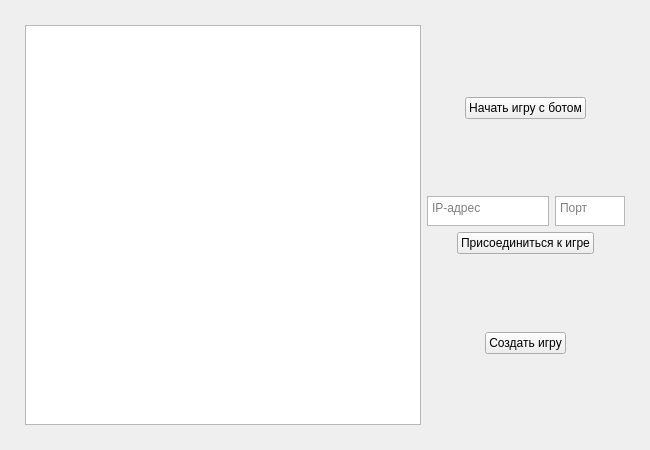
<?xml version="1.0" encoding="UTF-8"?>
<ui version="4.0">
 <class>InitGame</class>
 <widget class="QMainWindow" name="InitGame">
  <property name="geometry">
   <rect>
    <x>0</x>
    <y>0</y>
    <width>650</width>
    <height>450</height>
   </rect>
  </property>
  <property name="windowTitle">
   <string>Морской Бой</string>
  </property>
  <property name="windowIcon">
   <iconset resource="../../resources.qrc">
    <normaloff>:/src/assets/icon.png</normaloff>:/src/assets/icon.png</iconset>
  </property>
  <widget class="QWidget" name="centralwidget">
   <widget class="QWidget" name="horizontalLayoutWidget">
    <property name="geometry">
     <rect>
      <x>25</x>
      <y>25</y>
      <width>600</width>
      <height>400</height>
     </rect>
    </property>
    <layout class="QHBoxLayout" name="horizontalLayout" stretch="2,1">
     <item>
      <widget class="QGraphicsView" name="field">
       <property name="sizePolicy">
        <sizepolicy hsizetype="Maximum" vsizetype="Maximum">
         <horstretch>0</horstretch>
         <verstretch>0</verstretch>
        </sizepolicy>
       </property>
       <property name="maximumSize">
        <size>
         <width>600</width>
         <height>400</height>
        </size>
       </property>
       <property name="verticalScrollBarPolicy">
        <enum>Qt::ScrollBarAlwaysOff</enum>
       </property>
       <property name="horizontalScrollBarPolicy">
        <enum>Qt::ScrollBarAlwaysOff</enum>
       </property>
      </widget>
     </item>
     <item>
      <layout class="QVBoxLayout" name="verticalLayout">
       <item>
        <spacer name="verticalSpacer">
         <property name="orientation">
          <enum>Qt::Vertical</enum>
         </property>
         <property name="sizeHint" stdset="0">
          <size>
           <width>20</width>
           <height>40</height>
          </size>
         </property>
        </spacer>
       </item>
       <item alignment="Qt::AlignHCenter">
        <widget class="QPushButton" name="begin_bot">
         <property name="sizePolicy">
          <sizepolicy hsizetype="Maximum" vsizetype="Fixed">
           <horstretch>0</horstretch>
           <verstretch>0</verstretch>
          </sizepolicy>
         </property>
         <property name="layoutDirection">
          <enum>Qt::LeftToRight</enum>
         </property>
         <property name="text">
          <string>Начать игру с ботом</string>
         </property>
        </widget>
       </item>
       <item>
        <spacer name="verticalSpacer_3">
         <property name="orientation">
          <enum>Qt::Vertical</enum>
         </property>
         <property name="sizeHint" stdset="0">
          <size>
           <width>20</width>
           <height>40</height>
          </size>
         </property>
        </spacer>
       </item>
       <item>
        <layout class="QHBoxLayout" name="horizontalLayout_2" stretch="2,1">
         <item>
          <widget class="QTextEdit" name="join_ip">
           <property name="sizePolicy">
            <sizepolicy hsizetype="Preferred" vsizetype="Maximum">
             <horstretch>0</horstretch>
             <verstretch>0</verstretch>
            </sizepolicy>
           </property>
           <property name="maximumSize">
            <size>
             <width>16777215</width>
             <height>30</height>
            </size>
           </property>
           <property name="placeholderText">
            <string>IP-адрес</string>
           </property>
          </widget>
         </item>
         <item>
          <widget class="QTextEdit" name="join_port">
           <property name="sizePolicy">
            <sizepolicy hsizetype="Preferred" vsizetype="Maximum">
             <horstretch>0</horstretch>
             <verstretch>0</verstretch>
            </sizepolicy>
           </property>
           <property name="maximumSize">
            <size>
             <width>16777215</width>
             <height>30</height>
            </size>
           </property>
           <property name="placeholderText">
            <string>Порт</string>
           </property>
          </widget>
         </item>
        </layout>
       </item>
       <item alignment="Qt::AlignHCenter">
        <widget class="QPushButton" name="begin_join">
         <property name="sizePolicy">
          <sizepolicy hsizetype="Maximum" vsizetype="Fixed">
           <horstretch>0</horstretch>
           <verstretch>0</verstretch>
          </sizepolicy>
         </property>
         <property name="text">
          <string>Присоединиться к игре</string>
         </property>
        </widget>
       </item>
       <item>
        <spacer name="verticalSpacer_4">
         <property name="orientation">
          <enum>Qt::Vertical</enum>
         </property>
         <property name="sizeHint" stdset="0">
          <size>
           <width>20</width>
           <height>40</height>
          </size>
         </property>
        </spacer>
       </item>
       <item alignment="Qt::AlignHCenter">
        <widget class="QPushButton" name="begin_create">
         <property name="sizePolicy">
          <sizepolicy hsizetype="Maximum" vsizetype="Fixed">
           <horstretch>0</horstretch>
           <verstretch>0</verstretch>
          </sizepolicy>
         </property>
         <property name="text">
          <string>Создать игру</string>
         </property>
        </widget>
       </item>
       <item>
        <spacer name="verticalSpacer_2">
         <property name="orientation">
          <enum>Qt::Vertical</enum>
         </property>
         <property name="sizeHint" stdset="0">
          <size>
           <width>20</width>
           <height>40</height>
          </size>
         </property>
        </spacer>
       </item>
      </layout>
     </item>
    </layout>
   </widget>
  </widget>
 </widget>
 <resources>
  <include location="../../resources.qrc"/>
 </resources>
 <connections/>
</ui>
